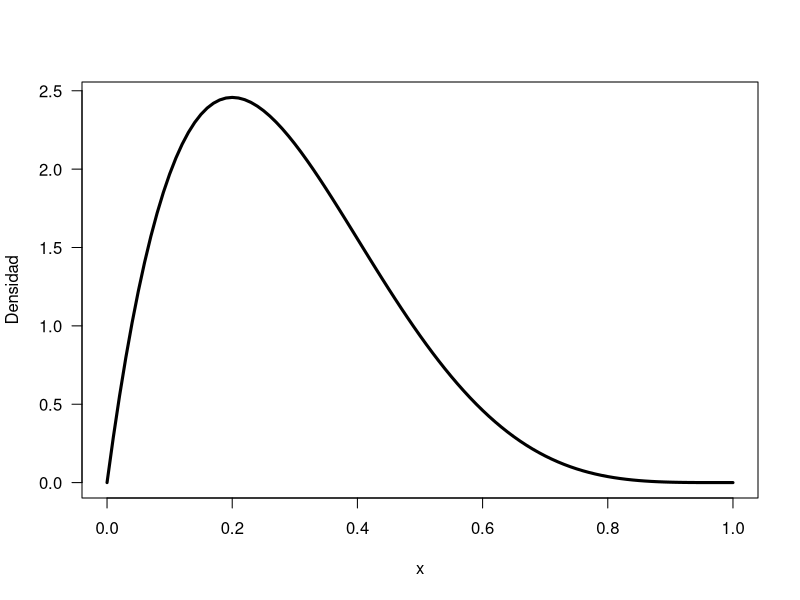
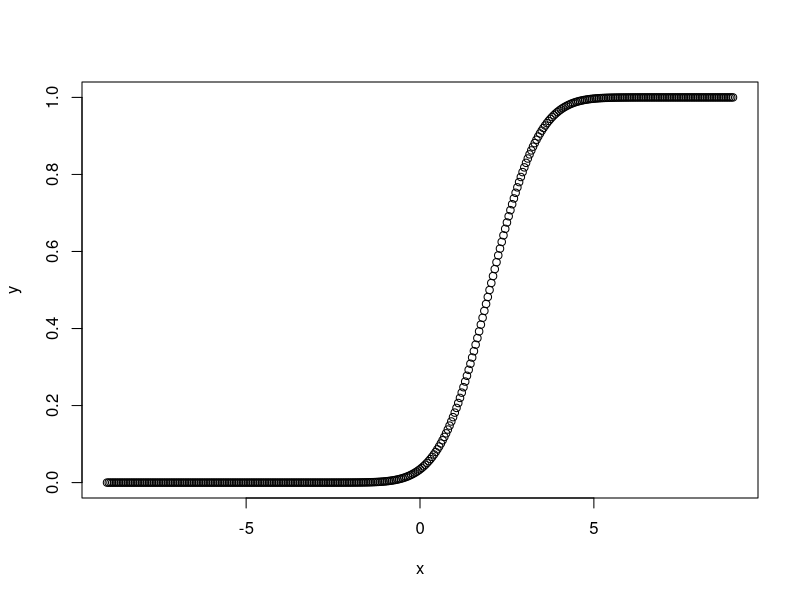

Generate these figures, in order, with R:
## ---- chunk 1
curve(dbeta(x, 2, 5), lwd=3, las=1, ylab='Densidad')
## ---- chunk 2
pgamma(8, 3, rate = 0.5, lower.tail = T) - pgamma(3, 3, rate = 0.5, lower.tail = T)
## ---- chunk 3
pexp(5,rate=1/10,lower.tail = FALSE) # o 1- Pexp(5,rate=1/10,lower.tail = TRUE)
## ---- chunk 4
# Crear una sucesión de números entre -9 y 9, aumentando en 0.05.
x <- seq(-9, 9, by = 0.05)

# Suponiendo que los parámetros son: mu=2 y sigma=1.1.
y <- pnorm(x, mean = 2, sd = 1.1)

# Gráfica de la densidad normal
plot(x,y)
## ---- chunk 5
pnorm(60,50,sqrt(100))-pnorm(-60,50,sqrt(100))
## ---- chunk 6
dato <- c(48.16, 42.22, 46.82, 51.45, 23.78, 41.86, 54.86, 37.92, 52.64, 48.59, 50.82, 46.94, 61.83, 61.69, 49.17, 61.46, 51.35, 52.68, 58.84, 43.88)
media <- round(mean(dato),4)
desviacion <- round(sd(dato),)
n <- length(dato)
confianza <- 0.95
## ---- chunk 7
tabla <- data.frame(variables = c("n", "Grados libertad", "Media muestra", "Desv.Std muestra", "Media Pob.", "Confianza"), datos = c(n, (n-1), media, desviacion, NA, confianza)) 
tabla
## ---- chunk 8
t <- qt(p = (1 - confianza) / 2, df = n-1) # dos colas
t <- abs(t)
t
